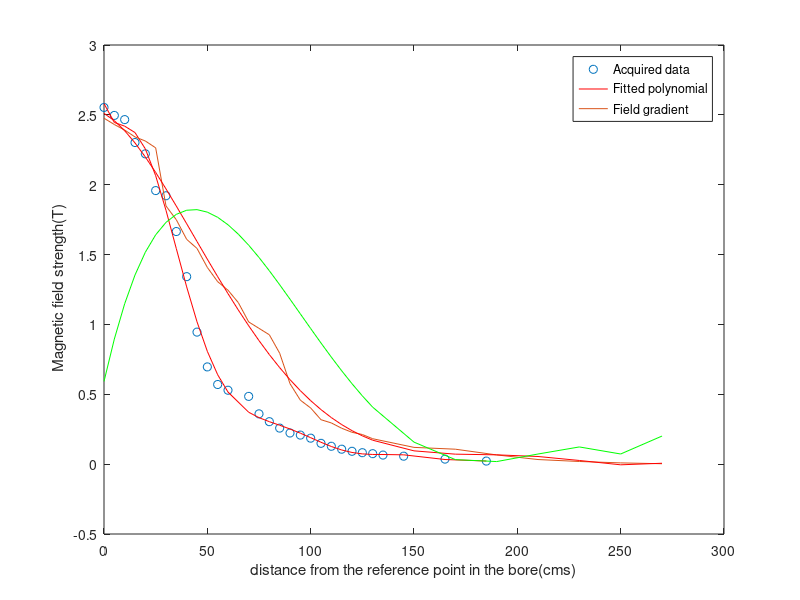
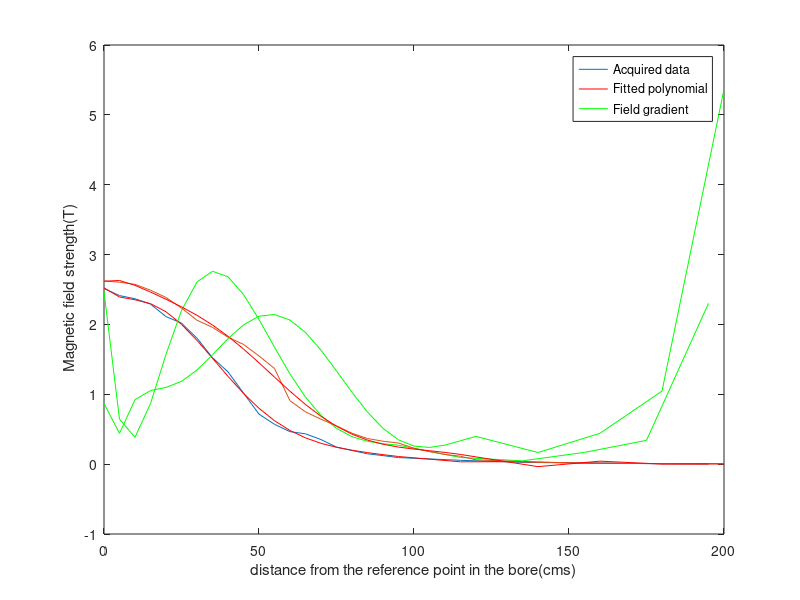
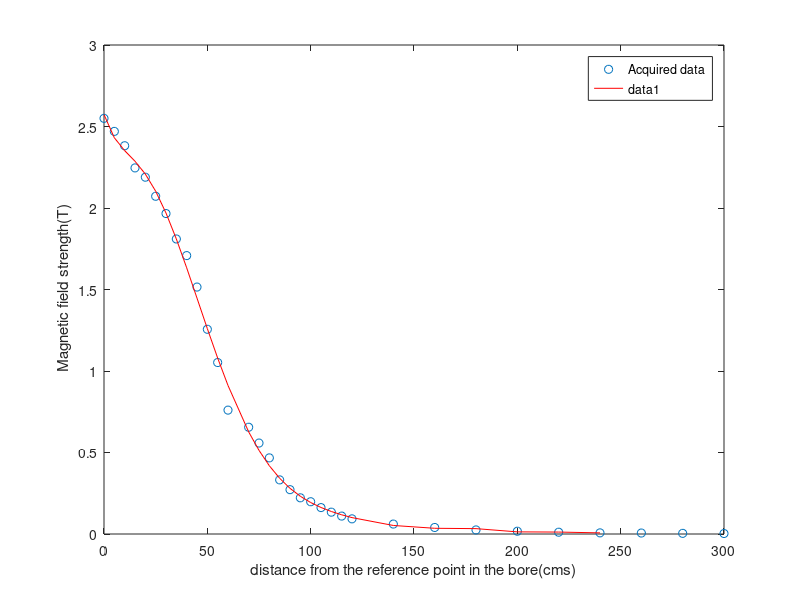
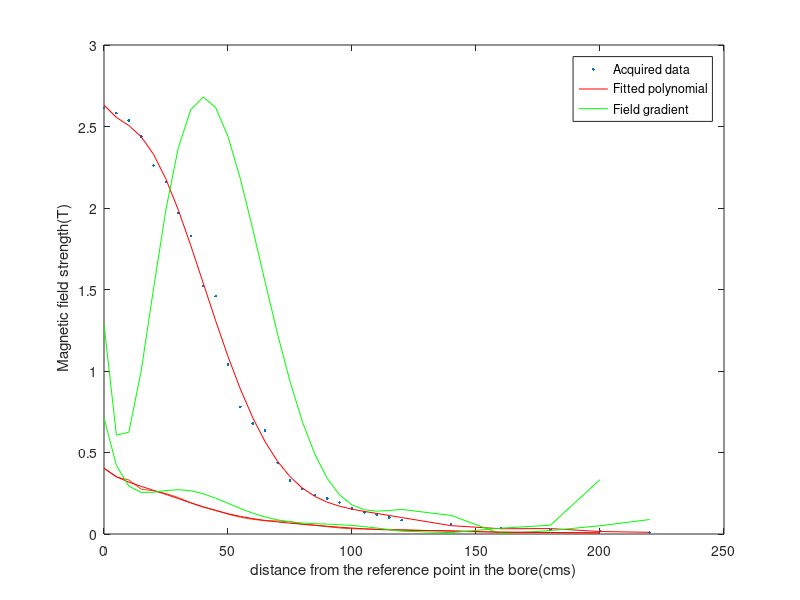

These charts were generated, in order, by the following MATLAB code: (Note: this script raises an error after producing the figures.)
% Magnetic field strength variation from the centre of the bore(114 cms above the ground) along the z axis and at 90 degrees  

close all
clear all

load zaxis_fieldstrength
figure(1)
plot(zaxis_fieldstrength(1:30,1),zaxis_fieldstrength(1:30,2), 'o')
xlabel 'distance from the reference point in the bore(cms)'
ylabel ' Magnetic field strength(T)'

hold on
[P,S,MU] = polyfit(zaxis_fieldstrength(1:30,1),zaxis_fieldstrength(1:30,2),9);

[Y,DELTA] = polyval(P,zaxis_fieldstrength(1:30,1),S,MU);
plot(zaxis_fieldstrength(1:30,1),Y, 'r-');
legend ('Acquired data' , ' fitted polynomial');

figure(2)
gradient = polyder(P);
gradient_new = polyval(gradient,zaxis_fieldstrength(1:30,1),S,MU);
plot(zaxis_fieldstrength(1:30,1),abs(gradient_new), 'g-');
xlabel 'Spatial field gradient'
ylabel ' Magnetic field strength(T)'
legend('Field gradient')


% Repeat

figure(3) 
plot(zaxis_fieldstrength(:,3),zaxis_fieldstrength(:,4), 'o')
xlabel 'distance from the reference point in the bore(cms)'
ylabel ' Magnetic field strength(T)'
legend('Acquired data','Fitted polynomial')

hold on
[P,S,MU] = polyfit(zaxis_fieldstrength(1:30,3),zaxis_fieldstrength(1:30,4),9);

[Y,DELTA] = polyval(P,zaxis_fieldstrength(1:30,3),S,MU);
plot(zaxis_fieldstrength(1:30,3),Y, 'r-');    

figure(4)
gradient = polyder(P);
gradient_new = polyval(gradient,zaxis_fieldstrength(1:30,3),S,MU);
plot(zaxis_fieldstrength(1:30,3),abs(gradient_new), 'g-');
legend('Field gradient')


%% 
% Magnetic field strenght variation along the z axis at height 94 cms from
% the ground 

clear all
close all
load zaxis_94
plot(zaxis_94(1:30,1),zaxis_94(1:30,2),'.')
xlabel 'distance from the reference point in the bore(cms)'
ylabel ' Magnetic field strength(T)'

hold on 

[P,S,MU] = polyfit(zaxis_94(1:30,1),zaxis_94(1:30,2),9);

[Y,DELTA] = polyval(P,zaxis_94(1:30,1),S,MU);
plot(zaxis_94(1:30,1),Y, 'r-');

gradient = polyder(P);
gradient_new = polyval(gradient,zaxis_94(1:30,1),S,MU);
plot(zaxis_94(1:30,1),abs(gradient_new), 'g-');
legend('Acquired data','Fitted polynomial', 'Field gradient')




%%

% Magnetic field strength variation along the z axis with couch lowered 
%(57 cms from the ground)

clear all
close all

load zaxis_couchlowered
plot(zaxis_couchlowered(:,1),zaxis_couchlowered(:,2))
xlabel 'distance from the reference point in the bore(cms)'
ylabel ' Magnetic field strength(T)'

hold on
[P,S,MU] = polyfit(zaxis_couchlowered(:,1),zaxis_couchlowered(:,2),9);

[Y,DELTA] = polyval(P,zaxis_couchlowered(:,1),S,MU);
plot(zaxis_couchlowered(:,1),Y, 'r-');    
hold on 
gradient = polyder(P);
gradient_new = polyval(gradient,zaxis_couchlowered(:,1),S,MU);
plot(zaxis_couchlowered(:,1),abs(gradient_new), 'g-');

legend('Acquired data','Fitted polynomial', 'Field gradient')

%% forty five degrees at height of 114 cms above ground (centre of the bore) 

clear all
close all
load field_plotting_fortyfive
figure(1)
plot(field_plotting_fortyfive(:,1),field_plotting_fortyfive(:,2))
xlabel 'distance from the reference point in the bore(cms)'
ylabel ' Magnetic field strength(T)'
hold on
[P,S,MU] = polyfit(field_plotting_fortyfive(:,1),field_plotting_fortyfive(:,2),6);

[Y,DELTA] = polyval(P,field_plotting_fortyfive(:,1),S,MU);
plot(field_plotting_fortyfive(:,1),Y, 'r-');
hold on 
gradient = polyder(P);
gradient_new = polyval(gradient,field_plotting_fortyfive(:,1),S,MU);
plot(field_plotting_fortyfive(:,1),abs(gradient_new), 'g-');
legend('Acquired data','Fitted polynomial', 'Field gradient')

% Repeat 

load field_plotting_fortyfive
figure(2)
plot(field_plotting_fortyfive(1:25,3),field_plotting_fortyfive(1:25,4))
xlabel 'distance from the reference point in the bore(cms)'
ylabel ' Magnetic field strength(T)'

hold on
[P,S,MU] = polyfit(field_plotting_fortyfive(1:25,3),field_plotting_fortyfive(1:25,4),9);

[Y,DELTA] = polyval(P,field_plotting_fortyfive(1:25,3),S,MU);
plot(field_plotting_fortyfive(1:25,3),Y, 'r-');
hold on 
gradient = polyder(P);
gradient_new = polyval(gradient,field_plotting_fortyfive(1:25,3),S,MU);
plot(field_plotting_fortyfive(1:25,3),abs(gradient_new), 'g-');
legend('Acquired data','Fitted polynomial', 'Field gradient')

%%

% Forty five degrees at 94 cms above ground

clear all
close all
load fortyfive_deg_normal_couch_position
x = fortyfive_deg_normal_couch_position(:,1);
y = fortyfive_deg_normal_couch_position(:,2);
plot(x,y)
xlabel 'distance from the reference point in the bore(cms)'
ylabel ' Magnetic field strength(T)'

hold on

[P,S,MU] = polyfit(x,y,9);

[Y,DELTA] = polyval(P,x,S,MU);
plot(x,Y, 'r-');
hold on 
gradient = polyder(P);
gradient_new = polyval(gradient,x,S,MU);
plot(x,abs(gradient_new), 'g-');
legend('Acquired data','Fitted polynomial', 'Field gradient')

%% Espree %%%%%%%%%%%%%%%%%%%%%%%%%%%%%%%%%%%%%%%%%%%%%%

% Along the z axis (normal couch position)

clear all
close all
load Espree_zaxis
figure(1)
x = Espree_zaxis(:,1);
y = Espree_zaxis(:,2);
plot(x,y,'.')
xlabel 'distance from the reference point in the bore(cms)'
ylabel ' Magnetic field strength(T)'
hold on

[P,S,MU] = polyfit(x,y,9);

[Y,DELTA] = polyval(P,x,S,MU);
plot(x,Y, 'r-');


gradient = polyder(P);
gradient_new = polyval(gradient,x,S,MU);
figure (2)
plot(x,abs(gradient_new), 'g-');
hold on

Force = abs(gradient_new).*Y; % Relative force = B*dB/dx
plot(x,Force, 'm')
legend('Acquired data','Fitted polynomial', 'Field gradient','Relative Force')

